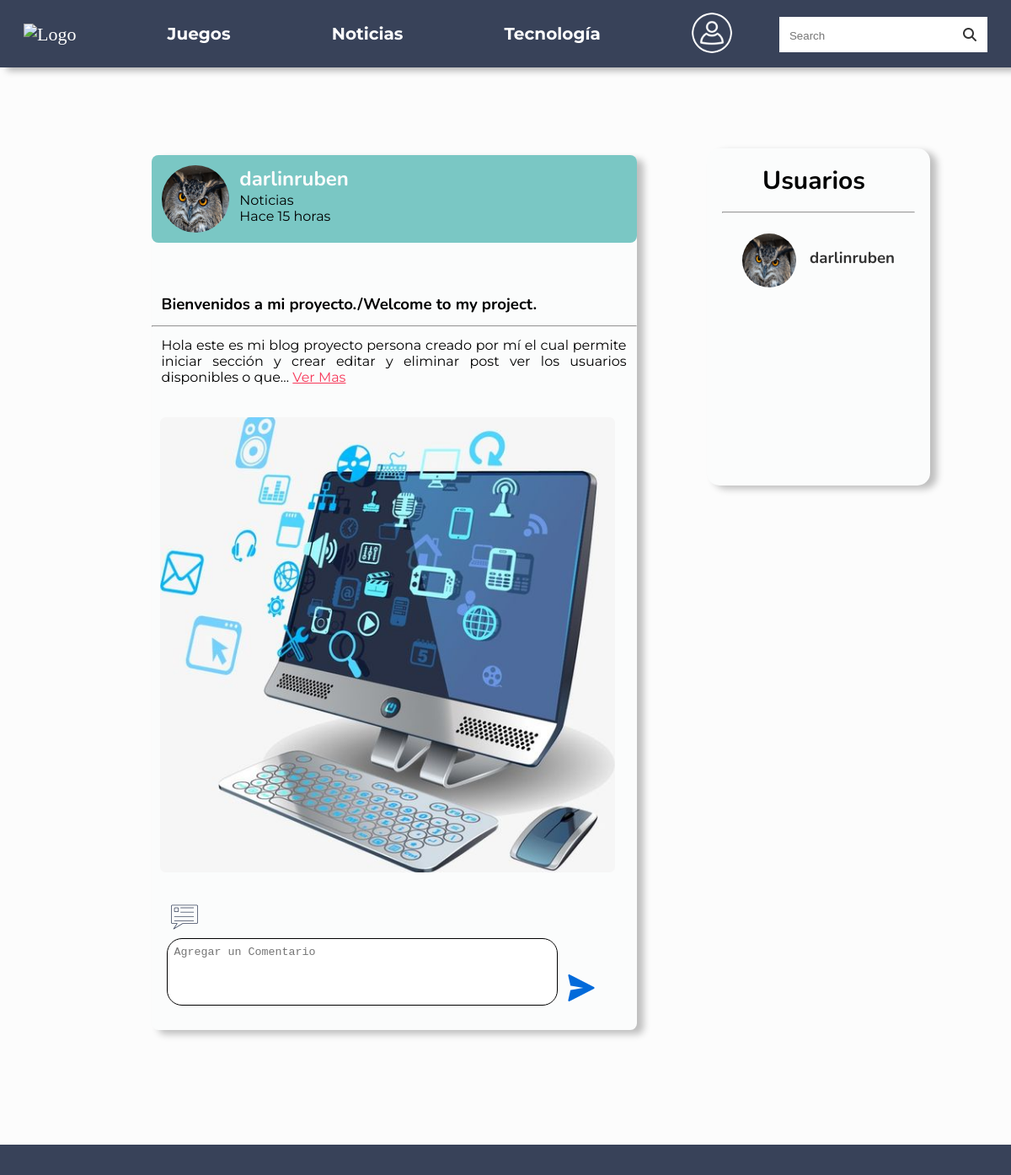
The page / on the database its author committed.
### blog/models.py (models this page shows, shortened)
class profile(models.Model):
    user = models.ForeignKey(
        User, on_delete=models.CASCADE, null=True, blank=True, related_name='perfil')
    image = models.ImageField(default='buo.jpg',)

class PostBLog(models.Model):
    user = models.ForeignKey(
        User, on_delete=models.CASCADE, null=True, blank=True, related_name='Posts')
    title = models.CharField('Title', max_length=50, null=False, blank=False)
    descriction = models.TextField('Descripsion', null=False, blank=False)
    img = models.ImageField('Imagen',
                            max_length=150, upload_to='img', null=True, blank=True)
    data = models.DateTimeField(default=timezone.now)
    tipo = models.CharField(choices=tipo, max_length=50,
                            null=False, blank=False)
    complete = models.BooleanField('completado', default=True)
    class Meta:
        ordering = ['data']

### blog/views.py (the view)
# urls.py: path('', include('blog.url'), name="HomePage")
def HomePage(request):
    search = request.GET.get('search')
    if search:
        post = PostBLog.objects.filter(
            Q(title__icontains=search) | Q(descriction__icontains=search)
        ).distinct()
    else:
        post = PostBLog.objects.filter(complete=True).order_by('-data')
        paginator = Paginator(post, 5)
        page = request.GET.get('page')
        post = paginator.get_page(page)
    return render(request, 'index.html', {'post': post, 'user': profile.objects.all(),
                                          'form': FormComentarios,
                                          'coment': Cometarios.objects.all().order_by('-data')})

### blog/templates/index.html (shortened to what this page needs)
{% load static %}
{% load  humanize %}
<!DOCTYPE html>
<html lang="en">
  <head>
    <link rel="stylesheet" href="{% static 'CSS/index.css' %}">
    <link rel="stylesheet" href="{% static 'CSS/navbar.css' %}" />
  </head>
  <body>
<header>
  <nav>
    <ul class="menu1">
      <li><a href="/" style="
        text-decoration: none; color: #fff; font-size: 22px;
        font-family: "Montserrat", sans-serif;
        "><img src="#" alt="Logo"></a>
      </li>
      <li>
        <a href="Juegos" class="opc1">Juegos</a>
      </li>
      <li>
        <a href="Noticias" class="opc1">Noticias</a>
      </li>
      <li>
        <a href="Tegnologia" class="opc1">Tecnología</a>
      </li>
      <div style="display: flex" class="buscar">
        {% if request.user.is_authenticated %}
        <div class="User">
          {% for k in user %}
          {% if request.user == k.user %}
            <a href="{% url 'Editar_perfil' k.id %}" title="Cambiar Imagen">
            <img src="{{k.image.url}}" alt="User" id="imagen_perfil">
            <p>{{k.user}}</p>
            </a>
          {% endif %}
          {% endfor %}
          <div class="UserSubmenu">
            <a href="AgregarPost" >Crear Post</a>
            <a href="verPost">Ver mis post</a>
            <a href="logaud">Cerra seccion</a>
          </div>
        </div>
        {% else %}
        <li style="cursor:pointer ">
          <img src="{% static 'img/user.png' %}" alt="Login" class="login" style="width: 3rem; position: relative; bottom: 0.8rem; border-radius: 100%;" title="Iniciar sección" >
        </li>
        {% endif %}
        <li>
          <form action="" method="get">
            <input type="search" placeholder="Search" name="search"  value="{{request.GET.search}}"/>
            <button type="submit">
              <i class="fa-solid fa-magnifying-glass"></i>
            </button>
          </form>
        </li>
      </div>
    </ul>
  </nav>
  </header>
    <main class="container">
      <section>
        {% if post %}
          {% for i in post %}
          <div class="Blogpost">
            {% for j in user %}
              {% if i.user == j.user %}
                <div class="perfil" style="display:flex ;">
                  <img src="{{j.image.url}}" alt="">
                  <div class="datos">
                    <h1>{{ j.user }}</h1>
                    <p>{{ i.tipo }}</p>
                    <p>{{ i.data |naturaltime }}</p>
                  </div>
                </div>
              {% endif %}
            {% endfor %}
            <h3>{{ i.title }}</h3>
            <hr>
              {% if i.descriction|length > 150 %}
                <p class="vista1">{{ i.descriction | truncatechars:150 }}
                  <a href="#" style="color:#f73859;" class="ver_mas">Ver Mas</a>
                </p>
              {% else %}
              <p class="vista2">{{ i.descriction}}</p>
              {% endif %}
              {% if i.img %}
                <img src="{{ i.img.url }}" alt="imagen" class="imagen" />
              {% else %}
                <img src="#" alt="" style="display:none" />
              {% endif %}
              <form action="{% url 'Comentarios' i.id   %}" method="post"  class="btn_comentarios">
                <div style="padding: 5px;"  onclick="VerComentarios({{i.id}})">
                  <img src="{% static 'img/blog.png' %}"  style="cursor: pointer;" alt="Ver Comentarios" title="Ver Comentarios" >
                </div>
                {{form.comentario}}
                <button type="submit"><img src="{% static 'img/enviar-mensaje.png' %}" alt="" title="Comentar"></button>
              </form>
            </div>
          {% endfor %}
        {% endif %}
      </section>
      <section>
        <div class="perfiles">
          <h2>Usuarios</h2>
          <hr>
          {% for i in user %}
          <div>
            <a href=" {% url 'Perfil' i.user.username %}">
            <img src="{{i.image.url}}" alt="Imagen de perfil" title="imagen de perfil">
            <h3>{{i.user}}</h3>
            </a>
        </div>
          {% endfor %}
        </div>
      </section>
    </main>
    <footer>
      <nav>
      </nav>
    </footer>
  </body>
</html>

### blog/static/CSS/index.css (style rules this page uses)
.container { display: flex; margin: 1rem; padding: 5rem; }
.container > section:nth-child(1) { margin: auto; display: block; margin-top: 3rem; }
.perfil { border: none; background-color: #7ac7c4; display: flex; padding: 12px; margin-bottom: 3rem; border-radius: 8px; }
.perfil > img { width: 5rem; border: none; border-radius: 100%; height: 5rem; }
.datos { text-align: justify; margin-left: 0.8rem; display: block; }
.datos > p { font-family: "Montserrat", sans-serif; }
.datos > h1 { color: #fbfcfc; font-family: "Nunito", sans-serif; }
.Blogpost { width: 36rem; box-shadow: 8px 5px 8px rgba(0, 0, 0, 0.247); background-color: #fbfcfc; margin: 1rem; margin-bottom: 2.5rem; margin-top: 2.5rem; border-radius: 8px; }
.Blogpost > p { text-align: justify; font-family: "Montserrat", sans-serif; padding: 12px; }
.Blogpost > h3 { font-family: "Nunito", sans-serif; padding: 12px; }
.imagen { padding: 10px; border-radius: 10px; margin-top: 1rem; min-width: 15rem; width: 35rem; height: 35rem; min-height: 15rem; object-fit: cover; border: none; border-radius: 3%; }
.btn_comentarios { padding: 18px; width: 100%; }
.btn_comentarios > textarea { overflow: auto; resize: none; height: 5rem; padding: 8px; width: 86%; border: 1px solid black; border-radius: 18px; outline: none; transform: all 0.8s; }
.btn_comentarios > button { cursor: pointer; background: none; border: none; padding: 8px; position: relative; bottom: 0.3rem; }
footer > nav { background-color: #384259; padding: 18px; position: relative; bottom: 0px; }
.container > section:nth-child(2) { display: block; margin-top: 5rem; padding: 18px; height: 25rem; background-color: #fbfcfc; box-shadow: 8px 4px 8px rgba(0, 0, 0, 0.247); border-radius: 15px; overflow: auto; }
.perfiles h2 { font-family: "Nunito", sans-serif; margin-left: 3rem; font-size: 30px; margin-bottom: 1rem; }
.perfiles > div a { text-decoration: none; cursor: pointer; display: flex; margin: 1rem; margin-bottom: 2rem; padding: 8px; }
.perfiles > div img { width: 4rem; height: 4rem; border: none; border-radius: 100%; }
.perfiles > div h3 { font-family: "Nunito", sans-serif; margin-left: 1rem; position: relative; top: 1rem; color: #333; }

### blog/static/CSS/navbar.css (style rules this page uses)
* { padding: 0px; margin: 0px; box-sizing: border-box; }
body { background-color: rgb(252, 252, 252); }
header > nav { z-index: 5; position: fixed; top: 0px; width: 100%; background-color: #384259; height: 5rem; box-shadow: 8px 4px 8px rgba(0, 0, 0, 0.288); }
header, nav > .menu1 { justify-content: space-between; display: flex; list-style: none; }
header nav > .menu1 li { margin: 1rem; padding: 12px; }
header nav > .menu1 .opc1 { font-weight: 700; font-family: "Montserrat", sans-serif; text-decoration: none; color: #fff; font-size: 20px; padding: 12px; border-radius: 5%; }
header nav > .menu1 form { position: relative; bottom: 0.5rem; background-color: #fff; }
header nav > .menu1 form button { cursor: pointer; border: none; background: none; }
header nav > .menu1 form i { color: #333; padding: 13px; font-size: 1rem; }
header nav > .menu1 form input { padding: 12px; border: none; outline: none; }

### rows shown on the page
PostBLog: tipo "Noticias", data "Hace 15 horas", title "Bienvenidos a mi proyecto./Welcome to my project.", descriction "Hola este es mi blog proyecto persona creado por mí el cual permite iniciar sección y crear editar y eliminar post ver los usuarios disponibles o que…", img (picture)
profile: image (picture), user "darlinruben"
